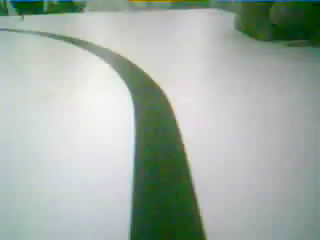
#> input picture frame 0 of Taller_Procesamiento_Imagenes/ideal.mp4, 320 x 240 px
$ python punto2.py
#> lines starting #> are read from the running program, lines starting #| are printed output that depends on the picture
"""
CONTROL 2 - Taller de clase
Punto 2: Aplicar la operación gama (ver tutorial de OpenCV sobre
transformaciones lineales básicas) sobre:
  a) el canal V (Value) de la imagen HSV
  b) la imagen en escala de grises
para varios valores de gama, y así poder responder cuál gama mejora la imagen.

Formula de la transformación gama:
    O = 255 * (I / 255) ** gama
  - gama < 1  -> aclara la imagen (realza detalles en zonas oscuras)
  - gama > 1  -> oscurece la imagen (realza detalles en zonas claras)
  - gama = 1  -> no cambia nada

Salidas en la carpeta de resultados (resultados/):
  - clip_V_gama_<g>.mp4     -> canal V corregido, para cada gama
  - clip_gris_gama_<g>.mp4  -> gris corregido, para cada gama
  - frames_punto2/          -> cuadros de muestra por segundo, en los 2 formatos, para cada gama
"""

import cv2
import numpy as np
import os

# ==================== CONFIGURACIÓN (EDITA ESTO) ====================
CARPETA_TALLER = r"C:\Users\Usuario\Desktop\Taller_Procesamiento_Imagenes"
VIDEO_ENTRADA = os.path.join(CARPETA_TALLER, "ideal.mp4")
CARPETA_RESULTADOS = os.path.join(CARPETA_TALLER, "resultados")

DURACION_CLIP_SEG = 15
SEGUNDO_INICIO = 0

# Valores de gama que se van a comparar (agrega o quita los que quieras probar)
VALORES_GAMA = [0.4, 0.7, 1.0, 1.5, 2.2]
# ======================================================================

CARPETA_FRAMES = os.path.join(CARPETA_RESULTADOS, "frames_punto2")

os.makedirs(CARPETA_RESULTADOS, exist_ok=True)
os.makedirs(CARPETA_FRAMES, exist_ok=True)


def correccion_gama(canal, gama):
    """Aplica la transformación gama a una imagen de 1 canal (8 bits) usando una LUT."""
    tabla = np.array([((i / 255.0) ** gama) * 255 for i in range(256)]).astype("uint8")
    return cv2.LUT(canal, tabla)


cap = cv2.VideoCapture(VIDEO_ENTRADA)
if not cap.isOpened():
    raise IOError(f"No se pudo abrir el video: {VIDEO_ENTRADA}")

fps = cap.get(cv2.CAP_PROP_FPS)
ancho = int(cap.get(cv2.CAP_PROP_FRAME_WIDTH))
alto = int(cap.get(cv2.CAP_PROP_FRAME_HEIGHT))

frame_inicio = int(SEGUNDO_INICIO * fps)
num_frames_clip = int(DURACION_CLIP_SEG * fps)
cap.set(cv2.CAP_PROP_POS_FRAMES, frame_inicio)

fourcc = cv2.VideoWriter_fourcc(*"mp4v")

writers_v = {}
writers_gray = {}
for g in VALORES_GAMA:
    tag = str(g).replace(".", "_")
    writers_v[g] = cv2.VideoWriter(
        os.path.join(CARPETA_RESULTADOS, f"clip_V_gama_{tag}.mp4"), fourcc, fps, (ancho, alto), isColor=False
    )
    writers_gray[g] = cv2.VideoWriter(
        os.path.join(CARPETA_RESULTADOS, f"clip_gris_gama_{tag}.mp4"), fourcc, fps, (ancho, alto), isColor=False
    )

contador = 0
while contador < num_frames_clip:
    ret, frame = cap.read()
#> frame is the input picture: shape (240, 320, 3); mean B, G, R 166.3, 174.6, 163.8
    if not ret:
        break

    hsv = cv2.cvtColor(frame, cv2.COLOR_BGR2HSV)
#> hsv: shape (240, 320, 3); mean H, S, V 59.6, 33.6, 175.6
    _, _, v = cv2.split(hsv)
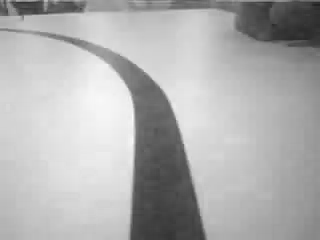
#> v: shape (240, 320); min 33, max 253, mean 175.6
    gray = cv2.cvtColor(frame, cv2.COLOR_BGR2GRAY)

    for g in VALORES_GAMA:
        v_corregido = correccion_gama(v, g)
        gray_corregido = correccion_gama(gray, g)

        writers_v[g].write(v_corregido)
        writers_gray[g].write(gray_corregido)

        if contador % int(round(fps)) == 0:
            tag = str(g).replace(".", "_")
            cv2.imwrite(os.path.join(CARPETA_FRAMES, f"frame_{contador:04d}_V_gama_{tag}.png"), v_corregido)
            cv2.imwrite(os.path.join(CARPETA_FRAMES, f"frame_{contador:04d}_gris_gama_{tag}.png"), gray_corregido)
#> this loop made 5 passes
#> pass 1, `v_corregido = correccion_gama(v, g)`:
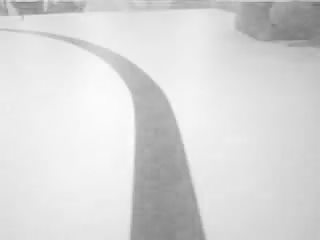
#> v_corregido: shape (240, 320); min 112, max 254, mean 216.3
#> pass 2, `v_corregido = correccion_gama(v, g)`:
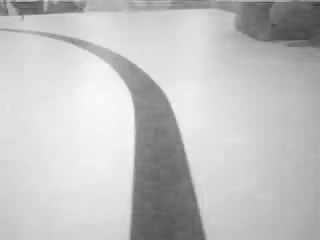
#> v_corregido: shape (240, 320); min 60, max 253, mean 193.8
#> pass 2, `gray_corregido = correccion_gama(gray, g)`:
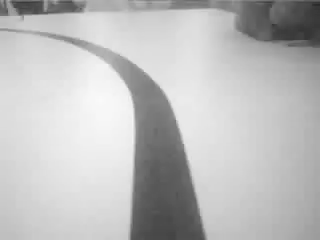
#> gray_corregido: shape (240, 320); min 41, max 250, mean 189.1
#> after the loop:
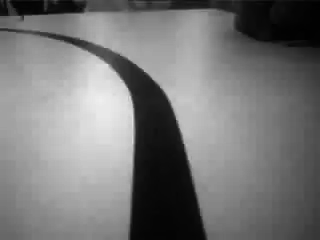
#> gray_corregido: shape (240, 320); min 0, max 239, mean 118.6

    contador += 1

cap.release()
for g in VALORES_GAMA:
    writers_v[g].release()
    writers_gray[g].release()

print(f"Listo. Se procesaron {contador} cuadros con {len(VALORES_GAMA)} valores de gama: {VALORES_GAMA}")
print(f"Resultados guardados en: {CARPETA_RESULTADOS}")
print("Revisa las imágenes/videos y compara cuál gama mejora más la visibilidad de la línea.")
